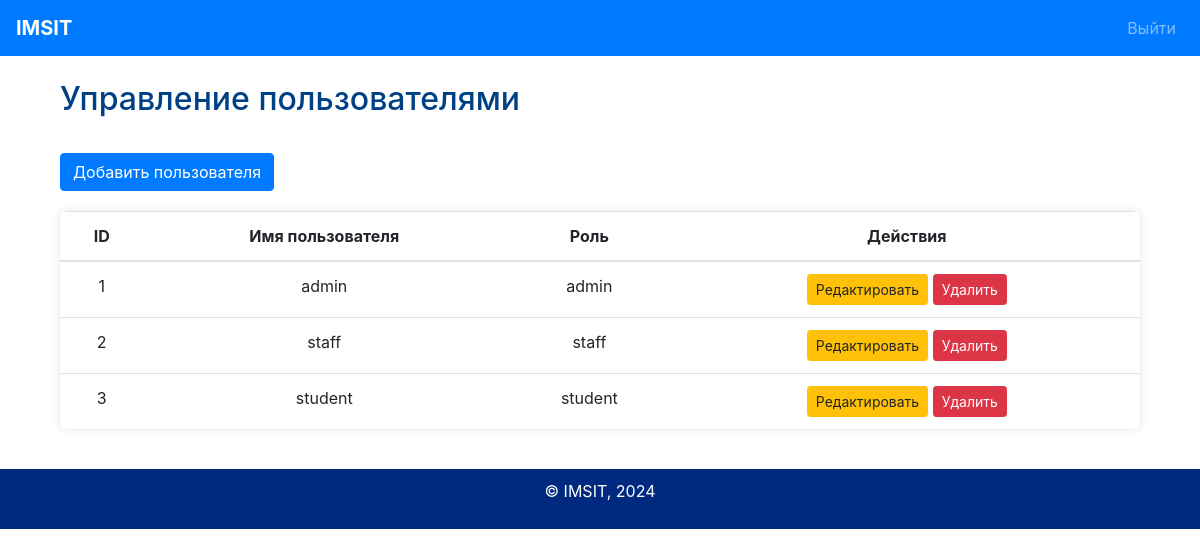
Page /admin/users (signed in) on the committed database.
### tables this page shows
CREATE TABLE users (
        id INTEGER PRIMARY KEY AUTOINCREMENT,
        username TEXT UNIQUE NOT NULL,
        password TEXT NOT NULL,
        role TEXT NOT NULL
    );

### app.py (the view)
@app.route("/admin/users")
def manage_users():
    if session.get("role") != "admin":
        return redirect(url_for("index"))
    users = get_all_users()
    return render_template("admin_users.html", users=users)

### database_functions.py (called while the page is built)
def get_all_users():
    conn = sqlite3.connect(DB_PATH)
    cursor = conn.cursor()
    cursor.execute("SELECT id, username, role FROM users")
    users = cursor.fetchall()
    conn.close()
    return users

### templates/admin_users.html (shortened to what this page needs)
{% extends "base.html" %}
{% block content %}
<div class="container">
    <h2>Управление пользователями</h2>
    <a href="{{ url_for('add_user_page') }}" class="btn btn-primary">Добавить пользователя</a>
    <table class="table">
        <thead>
            <tr>
                <th>ID</th>
                <th>Имя пользователя</th>
                <th>Роль</th>
                <th>Действия</th>
            </tr>
        </thead>
        <tbody>
            {% for user in users %}
            <tr>
                <td>{{ user[0] }}</td>
                <td>{{ user[1] }}</td>
                <td>{{ user[2] }}</td>
                <td>
                    <a href="{{ url_for('edit_user_page', user_id=user[0]) }}" class="btn btn-warning btn-sm">Редактировать</a>
                    <a href="{{ url_for('delete_user_page', user_id=user[0]) }}" class="btn btn-danger btn-sm">Удалить</a>
                </td>
            </tr>
            {% endfor %}
        </tbody>
    </table>
</div>
{% endblock %}

### templates/base.html (shortened to what this page needs)
<!DOCTYPE html>
<html lang="en">
<head>
    <link rel="stylesheet" href="{{ url_for('static', filename='styles.css') }}">
    <link rel="stylesheet" href="https://cdn.jsdelivr.net/npm/bootstrap@4.6.2/dist/css/bootstrap.min.css">
</head>
<body>
    <nav class="navbar navbar-expand-lg navbar-dark bg-primary">
        <a class="navbar-brand" href="#">IMSIT</a>
        <div class="collapse navbar-collapse" id="navbarNav">
            <ul class="navbar-nav ml-auto">
                <li class="nav-item"><a class="nav-link" href="{{ url_for('logout') }}">Выйти</a></li>
            </ul>
        </div>
    </nav>
    <main class="container mt-4">
        {% block content %}{% endblock %}
    </main>
    <footer class="text-center mt-4">
        <p>&copy; IMSIT, 2024</p>
    </footer>
</body>
</html>

### static/css/styles.css (style rules this page uses)
body { font-family: Arial, sans-serif; margin: 0; padding: 0; color: #333; }
.container { width: 80%; margin: auto; overflow: hidden; }
h1, h2 { margin: 0; padding-bottom: 15px; }
footer { background-color: #002a80; color: white; text-align: center; padding: 10px 0; margin-top: 20px; }
body { background-color: #f8f9fa; color: #333; font-family: 'Arial', sans-serif; }
.navbar-brand { font-weight: bold; }
.container h2 { color: #004085; margin-bottom: 20px; }
.btn-primary { background-color: #0056b3; border-color: #0056b3; }
.table { margin-top: 20px; background: white; border-radius: 8px; overflow: hidden; box-shadow: 0 0 10px rgba(0, 0, 0, 0.1); }
.table th, .table td { text-align: center; vertical-align: middle; }

### rows in the picture
users: id "1", username "admin", role "admin"
users: id "2", username "staff", role "staff"
users: id "3", username "student", role "student"
